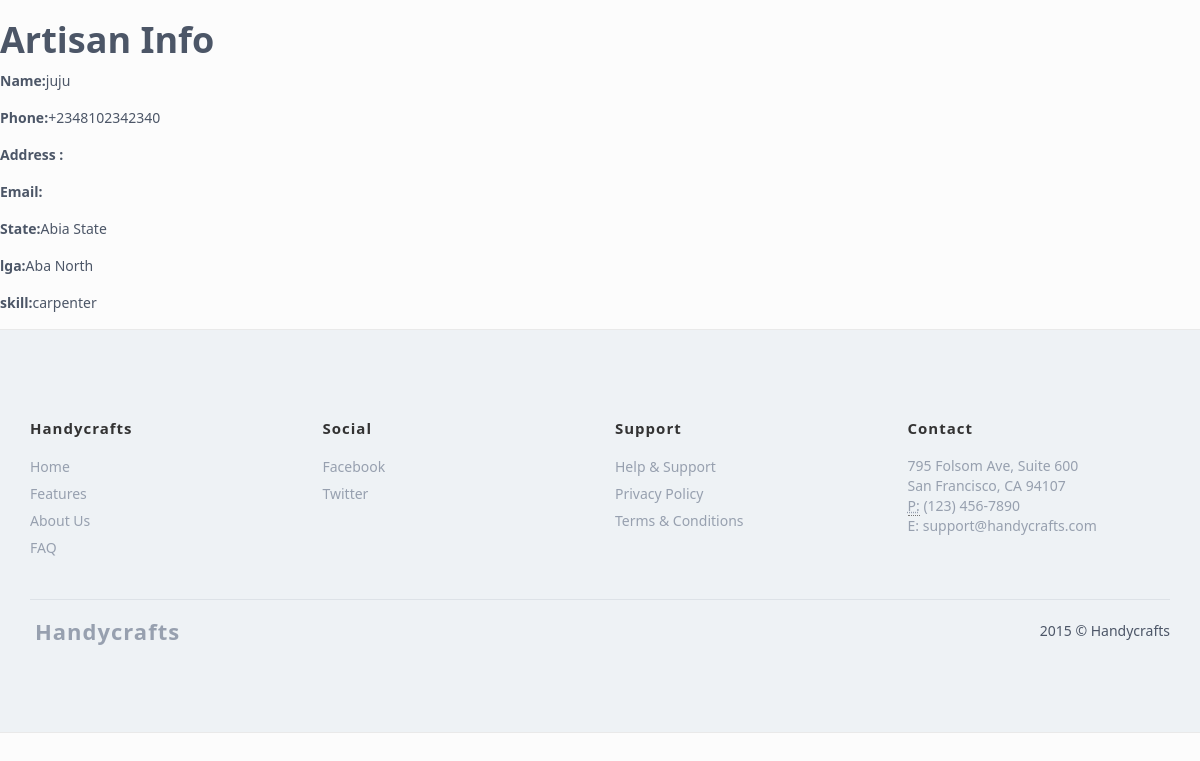
The page /account/artisan/1/ on the database its author committed.
### registration/models.py (models this page shows, shortened)
class Artisan(models.Model):
    name = models.CharField(max_length=50)
    phone = models.CharField(max_length=15)
    address = models.CharField(max_length=100)
    emailAddress = models.CharField(max_length=30)
    state = models.ForeignKey(State)
    lga = models.ForeignKey(LocalGovernment)
    rating = models.PositiveSmallIntegerField(default=0)
    number_of_ratings = models.PositiveSmallIntegerField(default=0)
    skill = models.CharField(max_length=50)
    created_on = models.DateTimeField(auto_now=True)
    updated_on = models.DateTimeField(auto_now=True)

class State(models.Model):
    name = models.CharField(max_length=30)
    def __str__(self):
        return self.name

class LocalGovernment(models.Model):
    state_id = models.IntegerField()
    name = models.CharField(max_length=30)
    def __str__(self):
        return self.name

### registration/views.py (the view)
# urls.py: url(r'^artisan/(?P<pk>\d+)/$', views.ArtisanView.as_view(), name='artisanDetail'),
class ArtisanView(DetailView):
    model = Artisan
    template_name = 'registration/details/artisan_detail.html'
    context_object_name = 'artisanDetail'

### registration/templates/registration/details/artisan_detail.html (shortened to what this page needs)
{% extends 'base.html' %}
{% block content%}
<h1>Artisan Info</h1>
<p><label>Name: </label>{{artisanDetail.name}}</p>
<p><label>Phone: </label>{{artisanDetail.phone}}</p>
<p><label>Address :</label>{{artisanDetail.address}}</p>
<p><label>Email: </label>{{artisanDetail.emailAddress}}</p>
<p><label>State: </label>{{artisanDetail.state}}</p>
<p><label>lga: </label>{{artisanDetail.lga}}</p>
<p><label>skill: </label>{{artisanDetail.skill}}</p>
{% endblock %}

### registration/static/css/style.css (style rules this page uses)
body { font-family: 'WeblySleek UI', 'Segoe UI', 'Helvetica Neue', Arial, sans-serif; font-weight: 400; color: #4c5667; background: #fcfcfc; font-size: 14px; line-height: 22px; overflow-x:hidden; }
h1,.h1 { font-weight: 700; }

### rows shown on the page
Artisan: name "juju", phone "+2348102342340", state "Abia State", lga "Aba North", skill "carpenter"
